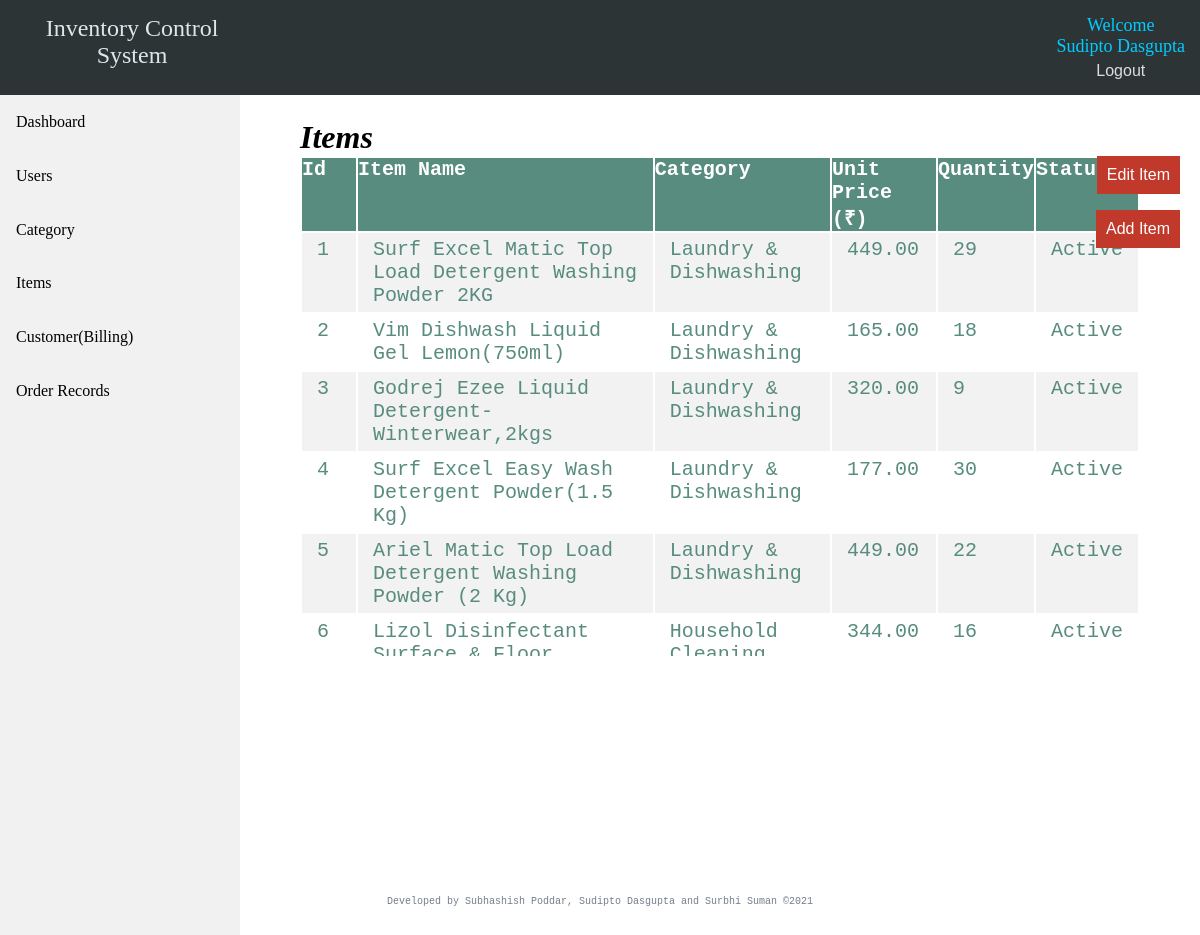
Screenshot of /item/index.php (signed in) with the database file from the repository.
### tables this page shows
CREATE TABLE `product` (
  `item_id` int(11) NOT NULL,
  `item_name` varchar(255) NOT NULL,
  `cat_id` int(11) NOT NULL,
  `unit_price` decimal(10,2) NOT NULL,
  `quantity` int(11) NOT NULL,
  `item_status` int(11) NOT NULL
);

CREATE TABLE `category` (
  `id` int(11) NOT NULL,
  `name` varchar(255) NOT NULL,
  `status` int(11) NOT NULL
);

### item/index.php (the view, shortened to what this page needs)
<?php
require_once "../admin/admin_panel.php";
?>
<!DOCTYPE html>
<head>
</head>
<body>
    <div class="bodystart">
        <h1><i>Items</i></h1>
        <div class="buton">
            <button class="addcategory" type="button" onclick="window.location.href='edititem.php'">Edit
                Item</button><br><br><br>
            <button class="addcategory" type="button" onclick="window.location.href='add_item.php'">Add Item</button>
        </div>
        <div class="scrollit" style="overflow:scroll;height:500px;">
            <table>
                <tr>
                    <th>Id</th>
                    <th>Item Name</th>
                    <th>Category</th>
                    <th>Unit Price<br><small>(₹)</small></th>
                    <th>Quantity</th>
                    <th>Status</th>
                </tr>
                <?php
$sql = "SELECT a.*,b.name FROM product a,category b WHERE a.cat_id=b.id ORDER BY a.item_id ASC;";
$result = $db_conn->query($sql);
if ($result->num_rows > 0) {
    while ($row = $result->fetch_assoc()) {
        if ($row["item_status"] == 1) {
            $itemstat = "Active";
        } else {
            $itemstat = "Disabled";
        }
        echo "<tr><td>" . $row["item_id"] . "</td><td>" . $row["item_name"] . "</td><td>" . $row["name"] . "</td><td>" . $row["unit_price"] . "</td><td>" . $row["quantity"] . "</td><td>" . $itemstat . "</td></tr>";
    }
    echo "</table>";
} else {echo "0 results";}
?>
        </div>
    </div>
</body>
<?php
require_once "../include/footer.php";?>
</html>

### css/adminpanel.css (style rules this page uses)
* { margin: 0; padding: 0; border: 0; outline: 0; font-size: 100%; vertical-align: baseline; background: transparent; }
body:not(.bdy) { position: relative; margin: 0; }

### css/admin.css (style rules this page uses)
.bodystart { margin-top: 2%; margin-left: 25%; margin-right: 5%; }
h1 { font-size: xx-large; }
table { border-collapse: separate; border-spacing: 2px 2px; width: auto; color: #588c7e; font-family: "Lucida Console", "Courier New", monospace; font-size: 20px; text-align: left; }
td { padding: 5px 15px; }
th { background-color: #588c7e; color: white; }
tr:nth-child(even) { background-color: #f2f2f2 }
.addcategory { color: #ffffff; padding: 10px; border-radius: 10 px; position: absolute; right: 20px; background-color: #c0392b; cursor: pointer; float: right; }
.buton { float: right; }
button:not(#logot, #su):hover { background-color: #079992; }

### rows the page displays
product: item_id "1", item_name "Surf Excel Matic Top Load Detergent Washing Powder 2KG", category.name "Laundry & Dishwashing", unit_price "449.00", quantity "29", item_status "Active"
product: item_id "2", item_name "Vim Dishwash Liquid Gel Lemon(750ml)", category.name "Laundry & Dishwashing", unit_price "165.00", quantity "18", item_status "Active"
product: item_id "3", item_name "Godrej Ezee Liquid Detergent-Winterwear,2kgs", category.name "Laundry & Dishwashing", unit_price "320.00", quantity "9", item_status "Active"
product: item_id "4", item_name "Surf Excel Easy Wash Detergent Powder(1.5 Kg)", category.name "Laundry & Dishwashing", unit_price "177.00", quantity "30", item_status "Active"
product: item_id "5", item_name "Ariel Matic Top Load Detergent Washing Powder (2 Kg)", category.name "Laundry & Dishwashing", unit_price "449.00", quantity "22", item_status "Active"
product: item_id "6", item_name "Lizol Disinfectant…", category.name "Household…", unit_price "344.00", quantity "16", item_status "Active"

### other values shown
$_SESSION['name'] "Sudipto Dasgupta"
